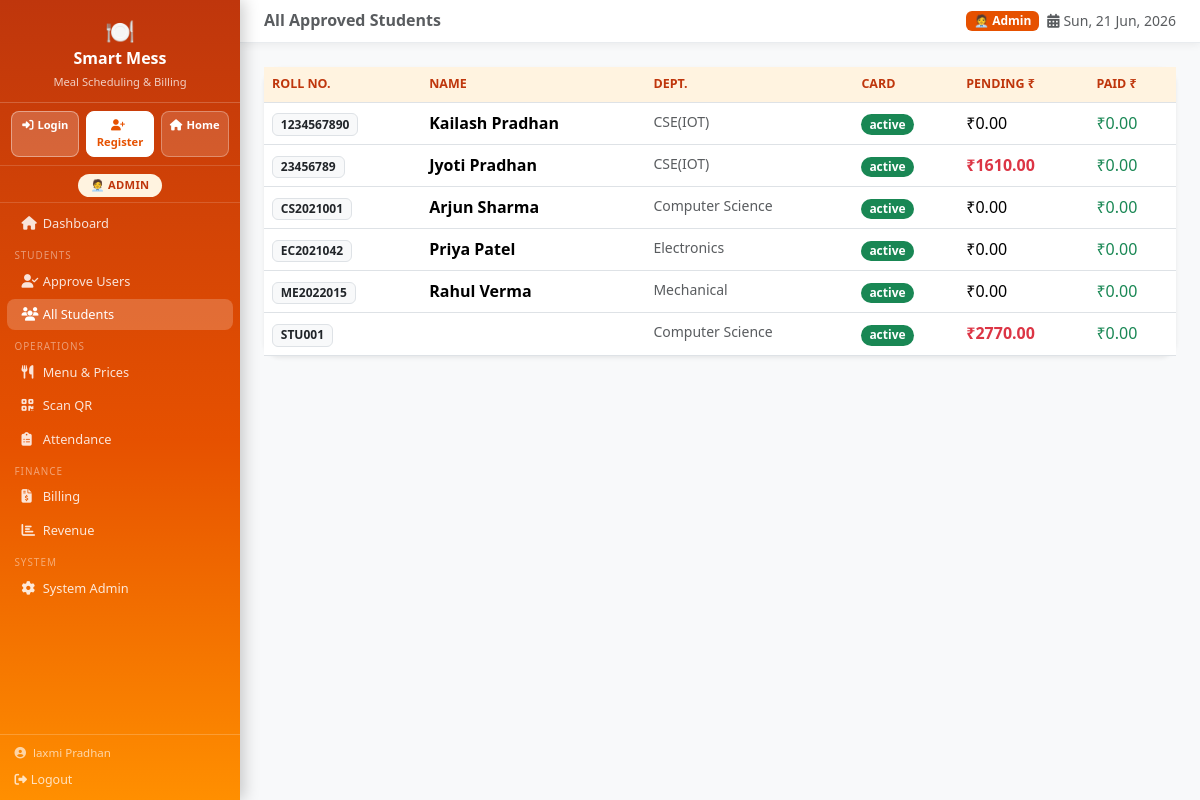
The app's page /accounts/students/ (signed in) with its own data.
### accounts/models.py (models this page shows, shortened)
class User(AbstractUser):
    class Role(models.TextChoices):
        STUDENT = 'student', 'Student'
        STAFF   = 'staff',   'Mess Staff'
        ADMIN   = 'admin',   'Admin'
    role  = models.CharField(max_length=10, choices=Role.choices, default=Role.STUDENT)
    phone = models.CharField(max_length=15, blank=True)
    def is_student(self):      return self.role == self.Role.STUDENT

class StudentProfile(models.Model):
    class RegistrationStatus(models.TextChoices):
        PENDING  = 'pending',  'Pending Approval'
        APPROVED = 'approved', 'Approved'
        REJECTED = 'rejected', 'Rejected'
    class CardStatus(models.TextChoices):
        ACTIVE  = 'active',  'Active'
        BLOCKED = 'blocked', 'Blocked'
    user                = models.OneToOneField(User, on_delete=models.CASCADE, related_name='student_profile')
    roll_number         = models.CharField(max_length=20, unique=True)
    department          = models.CharField(max_length=100, blank=True)
    year_of_study       = models.PositiveSmallIntegerField(null=True, blank=True)
    registration_status = models.CharField(max_length=10, choices=RegistrationStatus.choices, default=RegistrationStatus.PENDING)
    card_status         = models.CharField(max_length=10, choices=CardStatus.choices, default=CardStatus.ACTIVE)
    qr_code   = models.ImageField(upload_to='qr_codes/', blank=True)
    qr_token  = models.UUIDField(default=uuid.uuid4, unique=True, editable=False)
    pending_amount = models.DecimalField(max_digits=10, decimal_places=2, default=0)
    paid_amount    = models.DecimalField(max_digits=10, decimal_places=2, default=0)
    created_at = models.DateTimeField(auto_now_add=True)
    updated_at = models.DateTimeField(auto_now=True)
    class Meta:
        verbose_name = 'Student Profile'

### accounts/views.py (the view)
# urls.py: path('students/', views.student_list_view,     name='student_list'),
@login_required(login_url='/accounts/login/choice/')
@admin_required
def student_list_view(request):
    students = StudentProfile.objects.filter(
        registration_status=StudentProfile.RegistrationStatus.APPROVED
    ).select_related('user').order_by('roll_number')
    return render(request, 'accounts/student_list.html', {'students': students})

### accounts/views.py (called while the page is built)
def admin_required(view_func):
    from functools import wraps
    @wraps(view_func)
    def _wrapped(request, *args, **kwargs):
        if not request.user.is_authenticated:
            return redirect('login_choice')
        if request.user.role != 'admin':
            messages.error(request, "Access denied. Admins only.")
            return redirect('dashboard')
        return view_func(request, *args, **kwargs)
    return _wrapped

### notifications/context_processors.py (called while the page is built)
def unread_notifications(request):
    count = 0
    if request.user.is_authenticated and request.user.is_student():
        try:
            profile = request.user.student_profile
            count = profile.notifications.filter(is_read=False).count()
        except Exception:
            pass
    return {'unread_notification_count': count}

### templates/accounts/student_list.html (shortened to what this page needs)
{% extends 'base.html' %}
{% block page_title %}All Approved Students{% endblock %}
{% block content %}
<div class="card border-0 shadow-sm" style="border-radius:16px;">
  <div class="card-body p-0">
    <div class="table-responsive">
      <table class="table mess-table mb-0">
        <thead>
          <tr><th>Roll No.</th><th>Name</th><th>Dept.</th><th>Card</th><th>Pending ₹</th><th>Paid ₹</th></tr>
        </thead>
        <tbody>
          {% for s in students %}
          <tr>
            <td><span class="badge bg-light text-dark border">{{ s.roll_number }}</span></td>
            <td class="fw-semibold">{{ s.user.get_full_name }}</td>
            <td class="small text-muted">{{ s.department|default:"—" }}</td>
            <td>
              <span class="badge rounded-pill px-2
                {% if s.card_status == 'blocked' %}bg-danger{% else %}bg-success{% endif %}">
                {{ s.card_status }}
              </span>
            </td>
            <td class="{% if s.pending_amount > 0 %}text-danger fw-semibold{% endif %}">
              ₹{{ s.pending_amount|floatformat:2 }}
            </td>
            <td class="text-success">₹{{ s.paid_amount|floatformat:2 }}</td>
          </tr>
          {% endfor %}
        </tbody>
      </table>
    </div>
  </div>
</div>
{% endblock %}

### templates/base.html (shortened to what this page needs)
<!DOCTYPE html>
<html lang="en">
<head>
  <link href="https://cdn.jsdelivr.net/npm/bootstrap@5.3.2/dist/css/bootstrap.min.css" rel="stylesheet">
  <link href="https://cdnjs.cloudflare.com/ajax/libs/font-awesome/6.5.0/css/all.min.css" rel="stylesheet">
</head>
<body>
{% if user.is_authenticated %}
<nav class="sidebar" id="sidebar">
  <div class="sidebar-brand">
    <div style="font-size:1.5rem;">🍽️</div>
    <h5>Smart Mess</h5>
    <small>Meal Scheduling & Billing</small>
  </div>
  <div class="sidebar-auth">
    <a href="{% url 'login_choice' %}" class="sa-login"><i class="fas fa-sign-in-alt me-1"></i>Login</a>
    <a href="{% url 'register' %}"     class="sa-register"><i class="fas fa-user-plus me-1"></i>Register</a>
    <a href="{% url 'home' %}"         class="sa-home"><i class="fas fa-home me-1"></i>Home</a>
  </div>
  <div class="role-badge-bar">
    <span class="rb-{{ user.role }}">
      {% if user.role == 'student' %}🎓 Student
      {% elif user.role == 'staff' %}🧑‍🍳 Mess Staff
      {% else %}🧑‍💼 Admin{% endif %}
    </span>
  </div>
  <ul class="nav flex-column mt-1">
    <li class="nav-item">
      <a href="{% url 'dashboard' %}" class="nav-link {% if request.resolver_match.url_name == 'dashboard' %}active{% endif %}">
        <i class="fas fa-home"></i> Dashboard
      </a>
    </li>
    {% with role=user.role %}
    {% if role == "admin" %}
      <div class="sidebar-section">Students</div>
      <li class="nav-item"><a href="{% url 'approve_students' %}" class="nav-link {% if request.resolver_match.url_name == 'approve_students' %}active{% endif %}"><i class="fas fa-user-check"></i> Approve Users</a></li>
      <li class="nav-item"><a href="{% url 'student_list' %}" class="nav-link {% if request.resolver_match.url_name == 'student_list' %}active{% endif %}"><i class="fas fa-users"></i> All Students</a></li>
      <div class="sidebar-section">Operations</div>
      <li class="nav-item"><a href="{% url 'menu_management' %}" class="nav-link {% if request.resolver_match.url_name == 'menu_management' %}active{% endif %}"><i class="fas fa-utensils"></i> Menu & Prices</a></li>
      <li class="nav-item"><a href="{% url 'scan_qr' %}" class="nav-link {% if request.resolver_match.url_name == 'scan_qr' %}active{% endif %}"><i class="fas fa-qrcode"></i> Scan QR</a></li>
      <li class="nav-item"><a href="{% url 'attendance_report' %}" class="nav-link {% if request.resolver_match.url_name == 'attendance_report' %}active{% endif %}"><i class="fas fa-clipboard-list"></i> Attendance</a></li>
      <div class="sidebar-section">Finance</div>
      <li class="nav-item"><a href="{% url 'admin_billing' %}" class="nav-link {% if request.resolver_match.url_name == 'admin_billing' %}active{% endif %}"><i class="fas fa-file-invoice-dollar"></i> Billing</a></li>
      <li class="nav-item"><a href="{% url 'revenue_dashboard' %}" class="nav-link {% if request.resolver_match.url_name == 'revenue_dashboard' %}active{% endif %}"><i class="fas fa-chart-bar"></i> Revenue</a></li>
      <div class="sidebar-section">System</div>
      <li class="nav-item"><a href="/admin/" class="nav-link"><i class="fas fa-cog"></i> System Admin</a></li>
    {% endif %}
    {% endwith %}
  </ul>
  <div class="sidebar-footer">
    <div style="color:rgba(255,255,255,.65);font-size:.72rem;margin-bottom:.3rem;">
      <i class="fas fa-user-circle me-1"></i>
      {{ user.get_full_name|default:user.username }}
    </div>
    <a href="{% url 'logout' %}" style="color:rgba(255,255,255,.75);font-size:.78rem;text-decoration:none;">
      <i class="fas fa-sign-out-alt me-1"></i>Logout
    </a>
  </div>
</nav>
<div class="main-content">
  <div class="topbar">
    <div class="d-flex align-items-center gap-3">
      <h6 class="mb-0 text-muted fw-semibold">{% block page_title %}Dashboard{% endblock %}</h6>
    </div>
    <div class="d-flex align-items-center gap-2">
      {% if user.role == 'admin' %}
        <span class="badge" style="background:#e65100;color:#fff;">🧑‍💼 Admin</span>
      {% endif %}
      <span class="text-muted small"><i class="fas fa-calendar-alt me-1"></i><span id="live-date"></span></span>
    </div>
  </div>
  <div class="page-content">{% block content %}{% endblock %}</div>
</div>
{% else %}
  {% block auth_content %}{% endblock %}
{% endif %}
</body>
</html>

### templates/base.html (style rules this page uses)
:root { --mess-primary:#e65100; --mess-dark:#bf360c; --mess-light:#fff3e0; }
body { background:#f8f9fa; font-family:'Segoe UI',sans-serif; }
.sidebar { height:100vh; width:240px; background:linear-gradient(180deg,#bf360c 0%,#e65100 55%,#ff8f00 100%); position:fixed; top:0; left:0; z-index:100; display:flex; flex-direction:column; box-shadow:4px 0 15px rgba(0,0,0,.2); transition:transform .3s; overflow-y:auto; overflow-x:hidden; }
.sidebar-brand { padding:.8rem 1rem .6rem; color:#fff; border-bottom:1px solid rgba(255,255,255,.2); text-align:center; flex-shrink:0; }
.sidebar-brand h5 { margin:0; font-weight:700; font-size:1rem; }
.sidebar-brand small { opacity:.75; font-size:.7rem; }
.sidebar-auth { padding:.5rem .7rem; border-bottom:1px solid rgba(255,255,255,.15); display:flex; gap:.4rem; flex-shrink:0; }
.sidebar-auth a { flex:1; text-align:center; border-radius:8px; padding:.35rem .2rem; font-size:.7rem; font-weight:800; text-decoration:none; transition:all .15s; }
.sa-login { background:rgba(255,255,255,.2); color:#fff; border:1.5px solid rgba(255,255,255,.4); }
.sa-register { background:#fff; color:#e65100; border:1.5px solid #fff; }
.sa-home { background:rgba(255,255,255,.15); color:#fff; border:1.5px solid rgba(255,255,255,.3); }
.role-badge-bar { padding:.3rem .8rem; text-align:center; border-bottom:1px solid rgba(255,255,255,.15); flex-shrink:0; }
.role-badge-bar span { display:inline-block; padding:.2rem .8rem; border-radius:20px; font-size:.7rem; font-weight:800; letter-spacing:.3px; text-transform:uppercase; }
.rb-admin { background:#fff3e0; color:#bf360c; }
.sidebar .nav-link { color:rgba(255,255,255,.85); padding:.38rem .9rem; border-radius:8px; margin:1px 7px; font-size:.8rem; transition:all .2s; }
.sidebar .nav-link:hover, .sidebar .nav-link.active { background:rgba(255,255,255,.2); color:#fff; }
.sidebar .nav-link i { width:18px; font-size:.85rem; }
.sidebar-section { padding:.25rem .9rem .1rem; font-size:.62rem; text-transform:uppercase; color:rgba(255,255,255,.45); letter-spacing:1px; margin-top:.25rem; }
.sidebar-footer { padding:.6rem .9rem; margin-top:auto; border-top:1px solid rgba(255,255,255,.2); flex-shrink:0; }
.main-content { margin-left:240px; min-height:100vh; }
.topbar { background:#fff; padding:.65rem 1.5rem; border-bottom:1px solid #e9ecef; display:flex; align-items:center; justify-content:space-between; position:sticky; top:0; z-index:99; box-shadow:0 2px 8px rgba(0,0,0,.06); }
.page-content { padding:1.5rem; }
.mess-table th { background:#fff3e0; color:#bf360c; font-weight:600; font-size:.78rem; text-transform:uppercase; }

### records on screen
User: get_full_name "laxmi Pradhan"
StudentProfile: roll_number "1234567890", user.get_full_name "Kailash Pradhan", department "CSE(IOT)", card_status "active", pending_amount "0.00", paid_amount "0.00"
StudentProfile: roll_number "23456789", user.get_full_name "Jyoti Pradhan", department "CSE(IOT)", card_status "active", pending_amount "1610.00", paid_amount "0.00"
StudentProfile: roll_number "CS2021001", user.get_full_name "Arjun Sharma", department "Computer Science", card_status "active", pending_amount "0.00", paid_amount "0.00"
StudentProfile: roll_number "EC2021042", user.get_full_name "Priya Patel", department "Electronics", card_status "active", pending_amount "0.00", paid_amount "0.00"
StudentProfile: roll_number "ME2022015", user.get_full_name "Rahul Verma", department "Mechanical", card_status "active", pending_amount "0.00", paid_amount "0.00"
StudentProfile: roll_number "STU001", department "Computer Science", card_status "active", pending_amount "2770.00", paid_amount "0.00"
